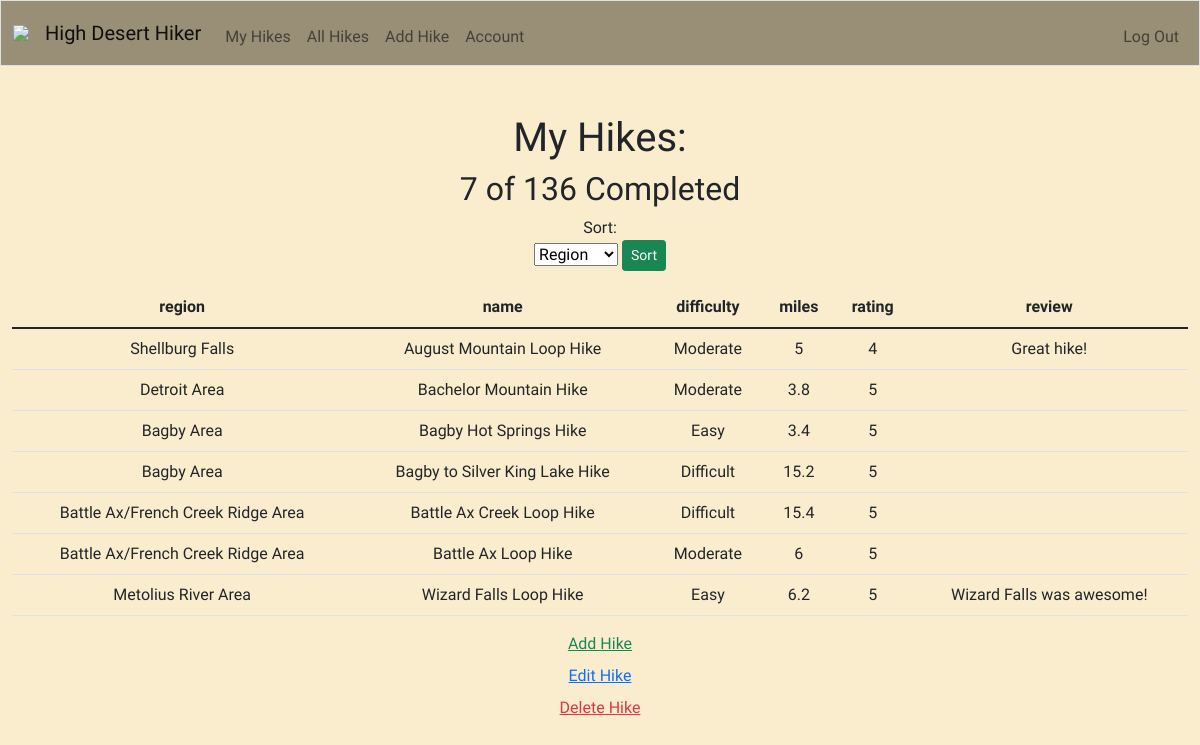
The page /my_hikes (signed in) on the database as committed earlier.
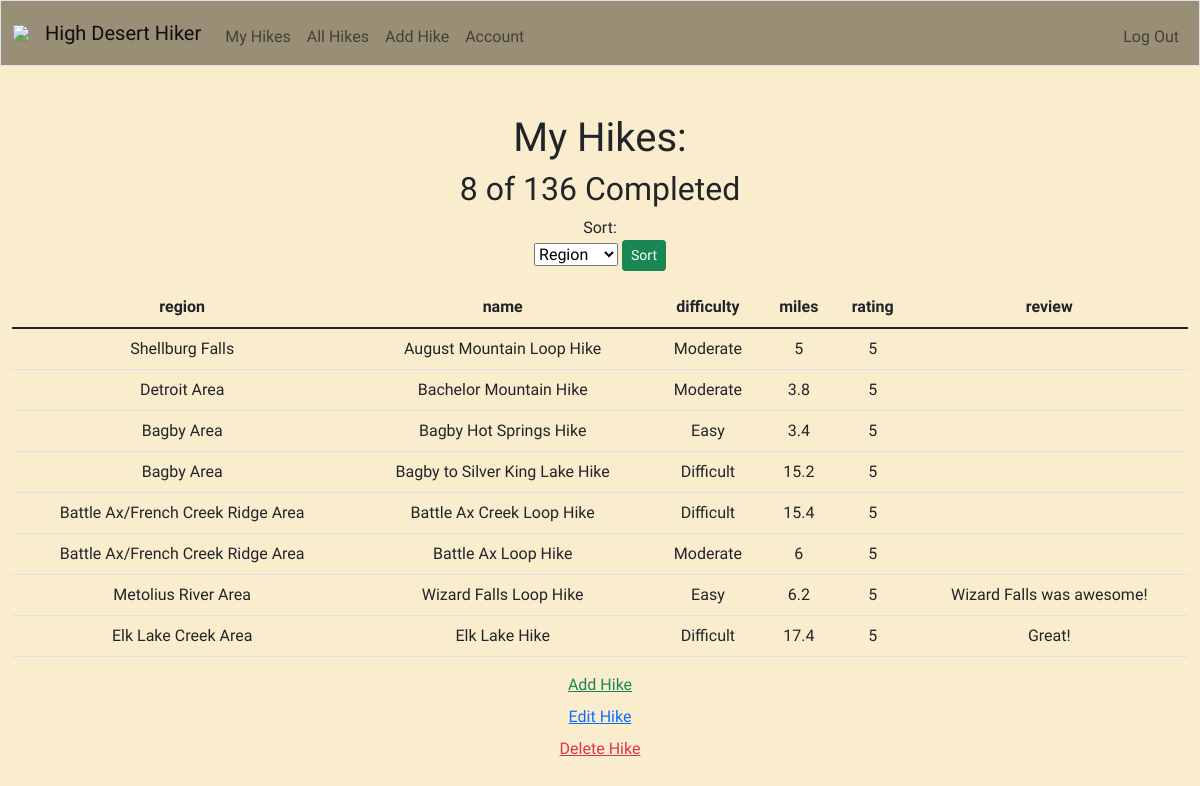
The same page on the database as committed later.
### tables this page shows
CREATE TABLE completed (id INTEGER PRIMARY KEY AUTOINCREMENT NOT NULL, user_id INTEGER, hike_id INTEGER, rating INTEGER, review TEXT);

CREATE TABLE hikes(id INTEGER PRIMARY KEY AUTOINCREMENT NOT NULL, region TEXT, area TEXT, name TEXT, difficulty TEXT, distance INTEGER, elevation_change INTEGER, description TEXT, url TEXT);

### app.py (the view)
@app.route("/my_hikes", methods=["POST", "GET"])
@login_required
def my_hikes():
    id = session["user_id"]
    my_hikes = db.execute("SELECT * FROM hikes INNER JOIN completed ON hikes.id=completed.hike_id WHERE hikes.id IN (SELECT hike_id FROM completed WHERE user_id=?) AND user_id=?", id, id)
    hikes = db.execute("SELECT * FROM hikes")
    number = db.execute("SELECT hikes FROM users WHERE id=?", id)[0]["hikes"]
    total_hikes = len(hikes)
    if request.method == "POST":
        sort = request.form.get("filter")
        if sort == "Region":
            my_hikes = db.execute("SELECT * FROM hikes INNER JOIN completed ON hikes.id=completed.hike_id WHERE hikes.id IN (SELECT hike_id FROM completed WHERE user_id=?) ORDER BY area AND user_id=?", id, id)
        if sort == "Name":
            my_hikes = db.execute("SELECT * FROM hikes INNER JOIN completed ON hikes.id=completed.hike_id WHERE hikes.id IN (SELECT hike_id FROM completed WHERE user_id=?) ORDER BY name AND user_id=?", id, id)
        if sort == "Difficulty":
            my_hikes = db.execute("SELECT * FROM hikes INNER JOIN completed ON hikes.id=completed.hike_id WHERE hikes.id IN (SELECT hike_id FROM completed WHERE user_id=?) ORDER BY difficulty AND user_id=?", id, id)
        if sort == "Rating":
            my_hikes = db.execute("SELECT * FROM hikes INNER JOIN completed ON hikes.id=completed.hike_id WHERE hikes.id IN (SELECT hike_id FROM completed WHERE user_id=?) ORDER BY rating AND user_id=?", id, id)
        return render_template("my_hikes.html", my_hikes=my_hikes, db=db, id=id, number=number, total_hikes=total_hikes)
    else:
        return render_template("my_hikes.html", my_hikes=my_hikes, db=db, id=id, number=number, total_hikes=total_hikes)

### app.py (called while the page is built)
@app.after_request
def after_request(response):
    response.headers["Cache-Control"] = "no-cache, no-store, must-revalidate"
    response.headers["Expires"] = 0
    response.headers["Pragma"] = "no-cache"
    return response

### helpers.py (called while the page is built)
def login_required(f):
    @wraps(f)
    def decorated_function(*args, **kwargs):
        if session.get("user_id") == None:
            return redirect("/login")
        return f(*args, **kwargs)
    return decorated_function

### templates/my_hikes.html (shortened to what this page needs)
{% extends "layout.html" %}
{% block main %}
    <div class="section">
        <h1>My Hikes: </h1>
        {% if number %}
            <h2>{{ number }} of {{ total_hikes }} Completed</h2>
            <div class="mb-3">
                <p class="mb-0">Sort:</p>
                <form action="/my_hikes" method="post">
                    <select name="filter" class="mx-auto w-auto">
                        <option>Region</option>
                    </select>
                    <button class="btn btn-success btn-sm" type="submit">Sort</button>
                </form>
            </div>
            <table class="table">
                <thead>
                    <tr>
                        <th scope="col">region</th>
                        <th scope="col">name</th>
                        <th scope="col">difficulty</th>
                        <th scope="col">miles</th>
                        <th scope="col">rating</th>
                        <th scope="col">review</th>
                    </tr>
                </thead>
                <tbody>
                    {% for hike in my_hikes %}
                    <tr>
                        <td>{{ hike["area"] }}</td>
                        <td>{{ hike["name"] }}</td>
                        <td>{{ hike["difficulty"] }}</td>
                        <td>{{ hike["distance"] }}</td>
                        <td>{{ hike["rating"] }}</td>
                        <td>{{ hike["review"] }}</td>
                    </tr>
                    {% endfor %}
                </tbody>
            </table>
        {% endif %}
    </div>
    <div class="container">
        <div class="mb-2">
            <a href="/add_hike" class="text-success">Add Hike</a>
        </div>
        {% if number %}
            <div class="mb-2">
                <a href="/edit" class="text-primary">Edit Hike</a>
            </div>
            <div class="mb-2">
                <a href="/delete" class="text-danger">Delete Hike</a>
            </div>
        {% endif %}
    </div>
{% endblock %}

### templates/layout.html (shortened to what this page needs)
<!DOCTYPE html>
<html lang="en">
    <head>
        <link href="https://cdn.jsdelivr.net/npm/bootstrap@5.1.3/dist/css/bootstrap.min.css" rel="stylesheet">
        <link href="/static/styles.css" rel="stylesheet">
    </head>
    <body>
        <nav class="border navbar navbar-expand-md navbar-light">
            <div class="container-fluid">
                <img src="/static/favicon.ico" class="pr-4 icon">
                <a class="navbar-brand header" href="/">High Desert Hiker</a>
                <div class="collapse navbar-collapse" id="navbar">
                    {% if session["user_id"] %}
                        <ul class="navbar-nav me-auto mt-2">
                            <li class="nav-item"><a class="nav-link" href="/my_hikes">My Hikes</a></li>
                            <li class="nav-item"><a class="nav-link" href="/all_hikes">All Hikes</a></li>
                            <li class="nav-item"><a class="nav-link" href="/add_hike">Add Hike</a></li>
                            <li class="nav-item"><a class="nav-link" href="/account">Account</a></li>
                        </ul>
                        <ul class="navbar-nav ms-auto mt-2">
                            <li class="nav-item"><a class="nav-link" href="/logout">Log Out</a></li>
                        </ul>
                    {% else %}
                        <ul class="navbar-nav ms-auto mt-2">
                            <li class="nav-item"><a class="nav-link" href="/login">Log In</a></li>
                            <li class="nav-item"><a class="nav-link" href="/register">Register</a></li>
                        </ul>
                    {% endif %}
                </div>
            </div>
        </nav>
        <main class="container-fluid py-5 text-center">
            {% block main %}{% endblock %}
        </main>
    </body>
</html>

### static/styles.css (style rules this page uses)
body { font-family: 'Roboto Condensed', sans-serif; background-color: #FAEDCD; }
img { max-width: 700px; }
.header { font-family: 'Rock Salt', cursive; }
.navbar-nav { font-family: 'IM Fell Great Primer', serif; }
.navbar { background-color: #998F77; }
.icon { max-height: 2rem; padding: 0 1rem 0 0; }

Rows that differ between the two databases and show on the page:
changed completed "Shellburg Falls": rating "4" → "5"; review "Great hike!" → (not shown)
added completed: area "Elk Lake Creek Area", name "Elk Lake Hike", difficulty "Difficult", distance "17.4", rating "5", review "Great!"
Other text that changed with them:
{{ number }}: "7" → "8"
